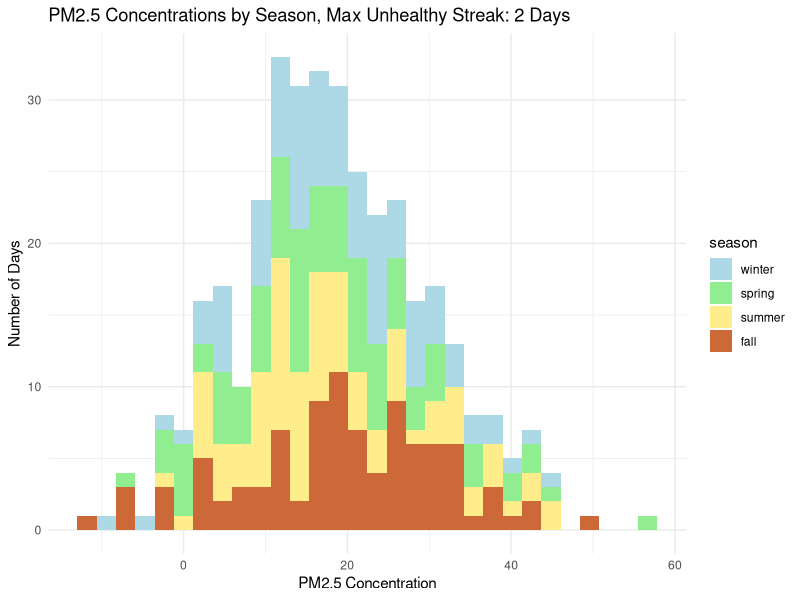
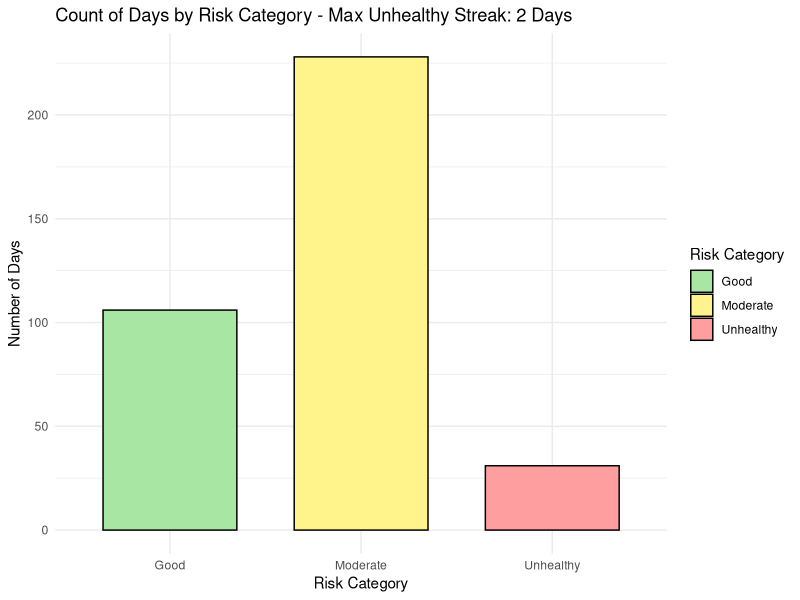

These figures' R source, in order:
## ---- chunk 1

set.seed(123)

# create day column and generate realistic PM2.5 values
air_quality <- data.frame(
  day = 1:365,
  pm25 = rnorm(365, mean = 18, sd = 12)
)

# create season column
air_quality$season <- factor(
  ifelse(air_quality$day <= 90, "winter",
         ifelse(air_quality$day <= 180, "spring",
                ifelse(air_quality$day <= 270, "summer", "fall"))),
  levels = c("winter", "spring", "summer", "fall")
)

# create empty risk column
air_quality$risk <- NA

head(air_quality)
## ---- chunk 2

# create empty risk column
air_quality$risk <- NA

# variables to track unhealthy streaks
current_unhealthy_streak <- 0
max_unhealthy_streak <- 0

# for loop to classify risk levels
for(i in 1:nrow(air_quality))
  {
  if(air_quality$pm25[i] < 12)  # good air quality
    { air_quality$risk[i] <- "good"
      current_unhealthy_streak <- 0}
  
  else if(air_quality$pm25[i] >= 12 & air_quality$pm25[i] <= 35.4)  # moderate air quality 
    { air_quality$risk[i] <- "moderate"
      current_unhealthy_streak <- 0}
  
  else {air_quality$risk[i] <- "unhealthy" # unhealthy air quality 
  
  if(air_quality$risk[i] == "unhealthy")
  {current_unhealthy_streak <- current_unhealthy_streak + 1
  
  if(current_unhealthy_streak > max_unhealthy_streak)
  {max_unhealthy_streak <- current_unhealthy_streak}}
  
  else
  {current_unhealthy_streak <- 0}}
}

head(air_quality)

# longest unhealthy streak 
max_unhealthy_streak

summary(air_quality$pm25)
## ---- chunk 3

# create vector to store unhealthy day counts
unhealthy_days <- c(winter = 0, spring = 0, summer = 0, fall = 0)

for(i in 1:nrow(air_quality)) 
  {
  
  if(air_quality$risk[i] == "unhealthy") 
    {season_name <- as.character(air_quality$season[i])
    unhealthy_days[season_name] <- unhealthy_days[season_name] + 1}
}

unhealthy_days
## ---- chunk 4
library(tidyverse)
library(ggplot2)

#| fig-cap: "Figure 1. Distribution of simulated PM2.5 concentrations by season."

hist_concentration <- ggplot(air_quality, aes(x = pm25, fill = season)) +
  geom_histogram() +
   scale_fill_manual(values = c(
     "winter" = "lightblue",
    "spring" = "palegreen2",
    "summer" = "lightgoldenrod1",
    "fall" = "sienna3")) +
  labs(title = sprintf("PM2.5 Concentrations by Season, Max Unhealthy Streak: %s Days", max_unhealthy_streak),
    x = "PM2.5 Concentration",
    y = "Number of Days")+
    theme_minimal()

hist_concentration
## ---- chunk 5
library(ggplot2)
#ggplot - bar chart showing the count of days in each risk category 
ggplot(air_quality, aes(x = risk, fill = risk)) +
  geom_bar(
    color = "black",
    width = 0.7) +
  scale_fill_manual(
    values = c(
      "good" = "#A8E6A3",
      "moderate" = "#FFF38C",
      "unhealthy" = "#FF9E9E"),
    labels = c("Good", "Moderate", "Unhealthy")) +
  scale_x_discrete(labels = c("Good", "Moderate", "Unhealthy"))+
  labs(
    title = sprintf(
      "Count of Days by Risk Category - Max Unhealthy Streak: %s Days",
      max_unhealthy_streak),
    x = "Risk Category",
    y = "Number of Days",
    fill = "Risk Category") +
  theme_minimal()
